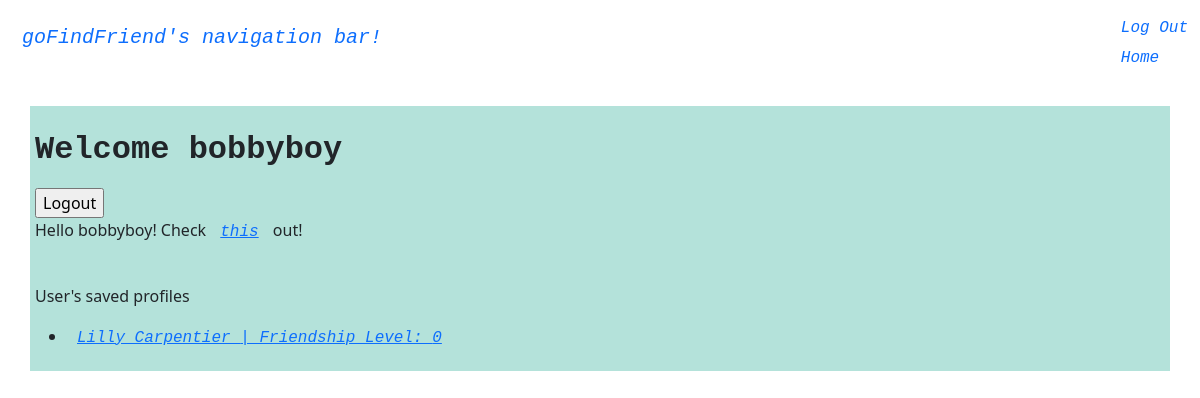
/ (signed in), run on the app's committed database.
### tables this page shows
CREATE TABLE profiles (name TEXT, user TEXT, pfp TEXT, age TEXT, songURL TEXT, songName TEXT, quote TEXT, like1 TEXT, like2 TEXT, like3 TEXT, dislike1 TEXT, dislike2 TEXT, dislike3 TEXT, friendship TEXT);

### __init__.py (the view)
@app.route("/", methods=['GET', 'POST'])
def welcome():
    if userSignedIn(session):
        saved_profiles = get_profiles_of_user(session["username"])
        for profile in range(len(saved_profiles)):
            saved_profiles[profile] = [saved_profiles[profile],
                                       get_profile_value(saved_profiles[profile],"friendship")]
        print(saved_profiles)
        return render_template("home_page.html", user=session['username'], saved_profiles=saved_profiles)
    else:
        return render_template('index.html')

### __init__.py (called while the page is built)
def userSignedIn(session):
    return 'username' in session.keys() and session['username']

### data/data_functions_v2.py (called while the page is built)
def get_profiles():
    return profiles.get_main_values()

def profile_exists(name):
    return profiles.value_exists(name)

def get_profile_value(name, field):
    if(not profile_exists(name)):
        raise KeyError("the given profile cannot be found")
    else:
        return profiles.get_value(name,field)

def get_profiles_of_user(username):
    profs = get_profiles()
    profs_of_user = []
    for i in profs:
        if(get_profile_value(i, "user") == username):
            profs_of_user.append(i)
    return profs_of_user

### data/table.py (called while the page is built)
def first(lst):
    return lst[0]

    def get_main_values(self):
        self.c.execute(f"SELECT {self.search_field} FROM {self.table_name}")
        value_lists = self.c.fetchall()
        return map(first, value_lists)

    def get_value_list(self, search, field):
        self.c.execute(
            f"SELECT {field} FROM {self.table_name} WHERE {self.search_field} = ?", [search])
        return self.c.fetchone()

    def get_value(self, search, field):
        value_list = self.get_value_list(search, field)
        return value_list[0]

    def value_exists(self, search):
        value_list = self.get_value_list(search, "1")
        return bool(value_list)

### templates/home_page.html (shortened to what this page needs)
<!DOCTYPE html>
<html lang="en">
    <head>
        <link href="https://cdn.jsdelivr.net/npm/bootstrap@5.0.2/dist/css/bootstrap.min.css" rel="stylesheet"
>
        <link href="/css/stylesheet" type="text/css" rel="customStyle">
    </head>
    <nav class="navbar navbar-default">
        <div class="container-fluid">
        <div class="navbar-header">
            <a class="navbar-brand" href="/">goFindFriend's navigation bar!</a>
        </div>
        <ul class="nav navbar-nav navbar-right">
            <li class="nav-item"><a class="nav-link" href="/logout"> Log Out</a></li>
            <li class="nav-item"><a class="nav-link" href="/"> Home</a></li>
        </ul>
        </div>
    </nav>
    <div class="body">
        <body>
            <h1>
                Welcome {{user}}
                <br>
                <br>
            </h1>
            <form>
                <input formaction="/logout" type="submit" value="Logout">
            </form>
            <p>
                Hello {{user}}! Check <a href="/friend/random">this</a> out!
            </p>
            <br>
            <p>User's saved profiles</p>
            <ul>
                {% for item in saved_profiles %}
                    <li><a href = "/friend/{{item[0]}}">{{item[0]}} | Friendship Level: {{item[1]}}</a></li>
                {% endfor %}
            </ul>
        </body>
    </div>
</html>

### templates/home_page.html (style rules this page uses)
div.body { background-color: rgb(180, 226, 218); margin: 30px; margin-bottom: 30px; padding: 5px; }
h1 { font-family: courier; font-weight: bold; font-size: 200%; margin-top: 20px; margin-bottom: -20px; }
a { font-family: courier; padding: 10px; font-style: italic; margin-bottom: -10px; }

### data on the page
profiles: user "bobbyboy", name "Lilly Carpentier", friendship "0"
